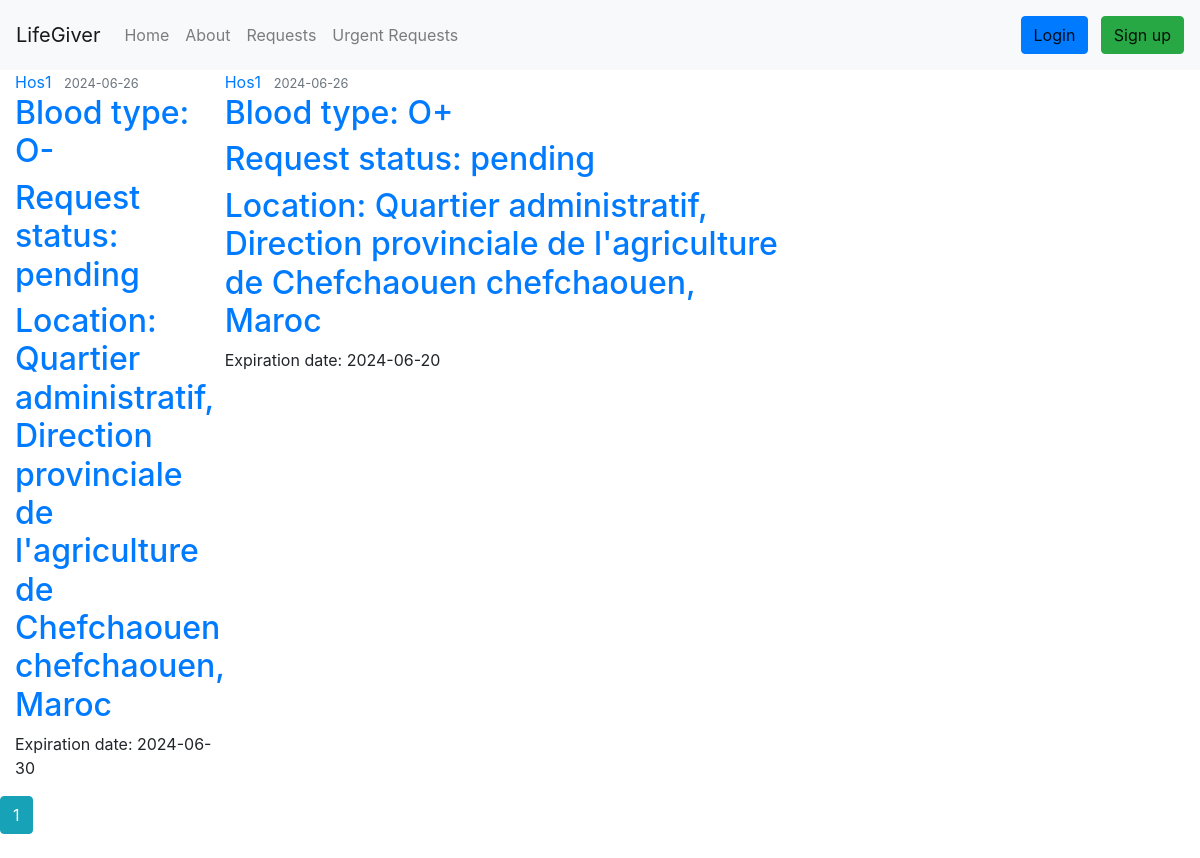
/don_requests, run on the app's committed database.
### Lifegiver_test/lifegiver/models.py (models this page shows, shortened)
class DonationRequest(db.Model):
    id = db.Column(db.Integer, primary_key=True)
    hospital_id = db.Column(db.Integer, db.ForeignKey('hospital.id'), nullable=False)
    blood_type = db.Column(db.Enum('O-', 'O+', 'A-', 'A+', 'B-', 'B+', 'AB-', 'AB+'), nullable=False)
    request_date = db.Column(db.DateTime, nullable=False, default=datetime.now)
    status = db.Column(db.Enum('pending', 'fulfilled', 'failed'), nullable=False)
    expiration_date = db.Column(db.DateTime, nullable=False, default=lambda: datetime.now() + timedelta(days=90))
    request_donations = db.relationship('UserDonation', backref='donation_request', lazy=True)

class Hospital(db.Model, UserMixin):
    __tablename__ = 'hospital'
    id = db.Column(db.Integer, primary_key=True)
    name = db.Column(db.String(225), nullable=False)
    image_file = db.Column(db.String(20), nullable=False, default='default1.png')
    street = db.Column(db.String(500), nullable=True)
    city = db.Column(db.String(100), nullable=True)
    province = db.Column(db.String(100), nullable=True)
    zip_code = db.Column(db.String(45), nullable=True)
    country = db.Column(db.String(100), nullable=True)
    phone_number = db.Column(db.String(45), nullable=False)
    email = db.Column(db.String(125), unique=True, nullable=False)
    password = db.Column(db.String(60), nullable=False)
    barcode = db.Column(db.String(100), unique=True, nullable=False)
    lat = db.Column(db.Float, nullable=True)
    lng = db.Column(db.Float, nullable=True)
    hospital_donations = db.relationship('UserDonation', backref='hospital_donation', lazy=True)
    hospital_requests = db.relationship('DonationRequest', backref='hospital_request', lazy=True)
    urgent_requests = db.relationship('UrgentRequest', backref='hospital_urgent_request', lazy=True)

### Lifegiver_test/lifegiver/route.py (the view)
@app.route('/don_requests', methods=['POST', 'GET'], strict_slashes=False)
def don_requests():
    page = request.args.get('page', 1, type=int)
    requests = DonationRequest.query.order_by(DonationRequest.request_date.asc()).paginate(page=page, per_page=5) # inteade of using .all() we gonna change it to .paginate() to get 10 requests per page
    return render_template('requests.html', title='Donation Requests page', requests=requests)

### Lifegiver_test/lifegiver/templates/requests.html (shortened to what this page needs)
{% extends "layout.html" %}
{% block content %}
    {% for request in requests.items %}
      {% if request.status == 'pending' %}
        <article class="media content-section">
          <div class="media-body">
            <div class="article-metadata">
              <a class="mr-2" href="{{ url_for('hospital_requests', name=request.hospital_request.name) }}">{{ request.hospital_request.name }}</a>
              <small class="text-muted">{{ request.request_date.strftime('%Y-%m-%d') }}</small>
            </div>
            <h2><a class="article-title" href="{{ url_for('don_request', don_request_id=request.id) }}">{{ 'Blood type: ' ~ request.blood_type }}</a></h2>
            <h2><a class="article-title" href="#">{{ 'Request status: ' ~ request.status }}</a></h2>
            <h2><a class="article-title" href="#">{{ 'Location: ' ~ request.hospital_request.street ~ ' ' ~ request.hospital_request.city ~ ', ' ~ request.hospital_request.country }}</a></h2>
            <p class="article-content">{{ 'Expiration date: ' ~ request.expiration_date.strftime('%Y-%m-%d') }}</p>
          </div>
          <div>
  {% endif %}
          </div>
    {% endfor %}
    {% for page_num in requests.iter_pages(left_edge=1, right_edge=1, left_current=1, right_current=1) %}
      {% if page_num %}
        {% if requests.page == page_num %}
          <a class="btn btn-info mb-4" href="{{ url_for('don_requests', page=page_num) }}">{{ page_num }}</a>
        {% else %}
          <a class="btn btn-outline-info mb-4" href="{{ url_for('don_requests', page=page_num) }}">{{ page_num }}</a>
        {% endif %}
      {% else %}
        ...
      {% endif %}
    {% endfor %}
{% endblock content %}

### data on the page
DonationRequest: hospital_request.name "Hos1", request_date "2024-06-26", blood_type "Blood type: O-", status "Request status: pending", expiration_date "Expiration date: 2024-06-30"
Hospital: street+city+country "Location: Quartier administratif, Direction provinciale de l'agriculture de Chefchaouen chefchaouen, Maroc"
DonationRequest: hospital_request.name "Hos1", request_date "2024-06-26", blood_type "Blood type: O+", status "Request status: pending", expiration_date "Expiration date: 2024-06-20"

### other printed values
{{ page_num }} "1"
